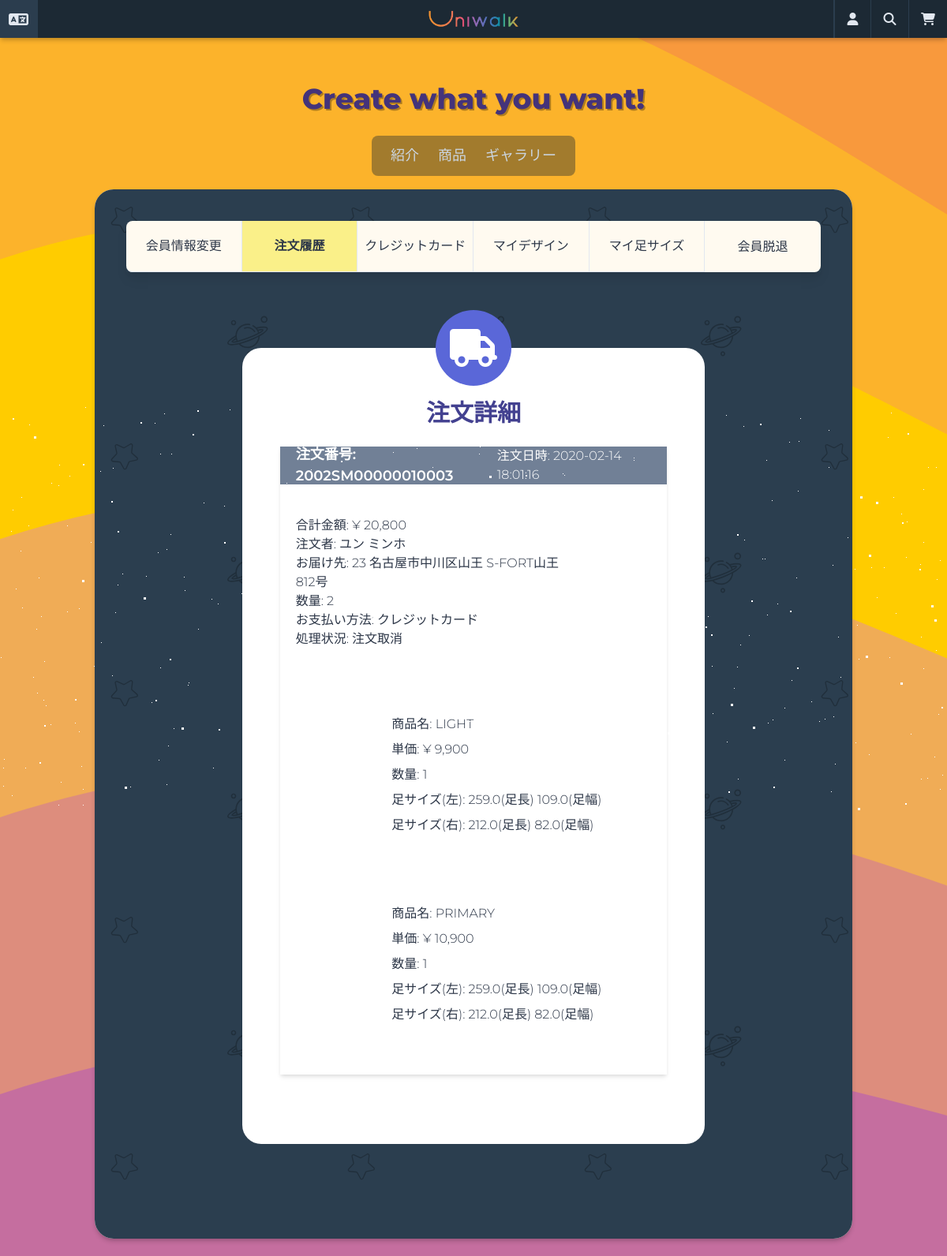
/users/mypage/orders/detail/3/ (signed in, upper part), run on an earlier commit of the app's database.
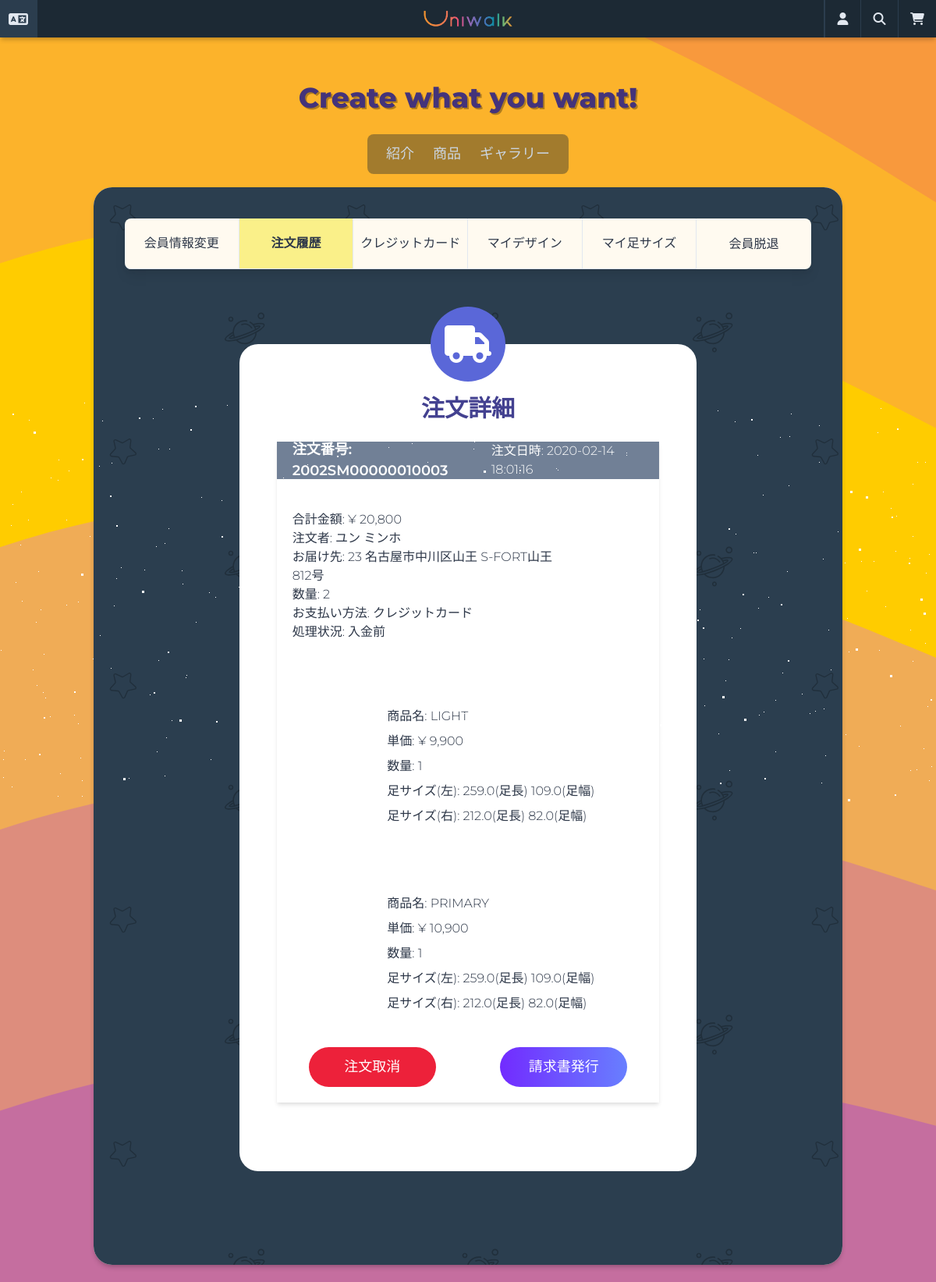
And on a later commit of the database.
### orders/models.py (models this page shows, shortened)
class Order(models.Model):
    PAYMENT_CARD = "P1"
    PAYMENT_TRANSFER = "P2"
    PAYMENT_CHOICES = ((PAYMENT_CARD, _("クレジットカード")), (PAYMENT_TRANSFER, _("振込")))
    user = models.ForeignKey(
        "users.User",
        related_name="order",
        verbose_name=_("ユーザー"),
        on_delete=models.SET_NULL,
        blank=True,
        null=True,
    )
    guest = models.ForeignKey(
        "users.Guest",
        related_name="order",
        verbose_name=_("ゲスト"),
        on_delete=models.SET_NULL,
        blank=True,
        null=True,
    )
    last_name_recipient = models.CharField(_("姓(ご請求書先)"), max_length=30)
    first_name_recipient = models.CharField(_("名(ご請求書先)"), max_length=30)
    last_name_recipient_kana = models.CharField(_("姓(ご請求書先,カナ)"), max_length=30)
    first_name_recipient_kana = models.CharField(_("名(ご請求書先,カナ)"), max_length=30)
    phone_number_recipient = PhoneNumberField(_("電話番号(ご請求書先)"), max_length=15)
    postal_code_recipient = models.CharField(_("郵便番号(ご請求書先)"), max_length=7)
    prefecture_recipient = JPPrefectureField(_("都道府県(ご請求書先)"), max_length=2)
    address_city_recipient = models.CharField(_("市区町村(ご請求書先)"), max_length=40)
    address_detail_recipient = models.CharField(_("建物名・部屋番号(ご請求書先)"), max_length=40)
    last_name_orderer = models.CharField(
        _("姓(お届け先)"), max_length=30
    )
    first_name_orderer = models.CharField(
        _("名(お届け先)"), max_length=30, null=True, blank=True
    )
    last_name_orderer_kana = models.CharField(
        _("姓(カナ, お届け先)"), max_length=30, null=True, blank=True
    )
    first_name_orderer_kana = models.CharField(
        _("名(カナ, お届け先)"), max_length=30, null=True, blank=True
    )
    phone_number_orderer = PhoneNumberField(
        _("電話番号(お届け先)"), max_length=15, null=True, blank=True
    )
    postal_code_orderer = models.CharField(
        _("郵便番号(お届け先)"), max_length=7, null=True, blank=True
    )
    prefecture_orderer = JPPrefectureField(
        _("都道府県(お届け先)"), max_length=2, null=True, blank=True
    )
    address_city_orderer = models.CharField(
        _("市区町村(お届け先)"), max_length=40, null=True, blank=True
    )
    address_detail_orderer = models.CharField(
        _("建物名・部屋番号(お届け先)"), max_length=40, null=True, blank=True
    )
    order_date = models.DateTimeField(_("注文日時"), auto_now_add=True)
    payment = models.CharField(_("支払方法"), max_length=2, choices=PAYMENT_CHOICES)
    stripe_charge_id = models.CharField(max_length=50, blank=True, null=True)
    step = models.ForeignKey(
        "Step",
        related_name="order",
        verbose_name=_("対応状況"),
        on_delete=models.SET_NULL,
        blank=True,
        null=True,
    )
    amount = models.DecimalField(_("支払総額"), decimal_places=0, max_digits=10)
    order_number = models.CharField(
        max_length=40, default=create_order_number, blank=True, null=True
    )
    order_code = models.CharField(_("注文番号"), max_length=40, blank=True, null=True)
    class Meta:
        ordering = ("-order_date",)
        verbose_name = _("注文")
        verbose_name_plural = _("注文")
    def count_items_all(self):
        count = 0
        for order_item in self.order_items.all():
            count += order_item.quantity
        return count

class Step(models.Model):
    step_code = models.CharField(_("対応コード"), max_length=3)
    step_name = models.CharField(_("対応名"), max_length=20)
    def __str__(self):
        return self.step_name
    class Meta:
        ordering = ("step_code",)
        verbose_name = _("対応")
        verbose_name_plural = _("対応")

class OrderItem(models.Model):
    order = models.ForeignKey(
        "Order",
        verbose_name=_("注文アイテム"),
        related_name="order_items",
        on_delete=models.CASCADE,
    )
    product = models.ForeignKey(
        "products.Product",
        verbose_name=_("商品"),
        related_name="order_items",
        on_delete=models.SET_NULL,
        null=True,
        blank=True,
    )
    quantity = models.IntegerField(_("数量"))
    price = models.DecimalField(_("単価"), decimal_places=0, max_digits=6)
    front = models.ImageField(_("正面"), upload_to="orders")
    side = models.ImageField(_("側面"), upload_to="orders")
    up = models.ImageField(_("上面"), upload_to="orders")
    down = models.ImageField(_("下面"), upload_to="orders")
    outsole_color_left = models.CharField("アウトソール色(左)", max_length=7)
    outsole_material_left = models.CharField("アウトソール素材(左)", max_length=20)
    midsole_color_left = models.CharField("ミッドソール色(左)", max_length=7)
    midsole_material_left = models.CharField("ミッドソール素材(左)", max_length=20)
    uppersole_color_left = models.CharField("アッパーソール色(左)", max_length=7)
    uppersole_material_left = models.CharField("アッパーソール素材(左)", max_length=20)
    shoelace_color_left = models.CharField("シューレース色(左)", max_length=7)
    shoelace_material_left = models.CharField("シューレース素材(左)", max_length=20)
    tongue_color_left = models.CharField("タン色(左)", max_length=7)
    tongue_material_left = models.CharField("タン素材(左)", max_length=20)
    outsole_color_right = models.CharField("アウトソール色(右)", max_length=7)
    outsole_material_right = models.CharField("アウトソール素材(右)", max_length=20)
    midsole_color_right = models.CharField("ミッドソール色(右)", max_length=7)
    midsole_material_right = models.CharField("ミッドソール素材(右)", max_length=20)
    uppersole_color_right = models.CharField("アッパーソール色(右)", max_length=7)
    uppersole_material_right = models.CharField("アッパーソール素材(右)", max_length=20)
    shoelace_color_right = models.CharField("シューレース色(右)", max_length=7)
    shoelace_material_right = models.CharField("シューレース素材(右)", max_length=20)
    tongue_color_right = models.CharField("タン色(右)", max_length=7)
    tongue_material_right = models.CharField("タン素材(右)", max_length=20)
    customize_code = models.CharField(_("カスタマイズデザインコード"), max_length=11)
    length_left = models.DecimalField(_("足長(左)"), max_digits=4, decimal_places=1)
    length_right = models.DecimalField(_("足長(右)"), max_digits=4, decimal_places=1)
    width_left = models.DecimalField(_("足幅(左)"), max_digits=4, decimal_places=1)
    width_right = models.DecimalField(_("足幅(右)"), max_digits=4, decimal_places=1)

### users/views.py (the view, shortened to what this page needs)
class OrdersDetailView(mixins.LoggedInOnlyView, DetailView):
    model = order_models.Order
    template_name = "orders/order-detail.html"
    context_object_name = "order"
    pk_url_kwarg = "order_pk"
    def get(self, request, *args, **kwargs):
        try:
            return super(OrdersDetailView, self).get(request, *args, **kwargs)
        except ObjectDoesNotExist:
            return redirect("users:orders")
    def get_object(self):
        return order_models.Order.objects.filter(user_id=self.request.user.pk).get(
            pk=self.kwargs.get("order_pk")
        )

### carts/context_processors.py (called while the page is built)
def counter(request):
    item_count = 0
    if "admin" in request.META["PATH_INFO"]:
        return {}
    else:
        try:
            cart = Cart.objects.get(session_key=_session_key(request))
            cart_items = CartItem.objects.all().filter(cart=cart, active=True)
            for cart_item in cart_items:
                item_count += cart_item.quantity
        except Cart.DoesNotExist:
            item_count = 0
    return dict(item_count=item_count)

### carts/views.py (called while the page is built)
def _session_key(request):
    cart = request.session.session_key
    if not cart:
        cart = request.session.create()
    return cart

### products/models.py (called while the page is built)
    def __str__(self):
        return self.name

### users/models.py (called while the page is built)
    def get_absolute_url(self):
        return reverse("users:update-profile")

### templates/orders/order-detail.html (shortened to what this page needs)
{% extends "base.html" %}
{% load i18n static %}
{% block content %}
<div class="mx-auto px-10 py-10 rounded-xl"
    style="background-image: url({% static 'images/pattern.svg' %}); background-repeat: repeat;">
    <div class="container mx-auto">
        <div class="w-full shadow-lg">
            {% include 'partials/mypage-menu.html' %}
        </div>
        <div class="w-full flex flex-col mb-10">
            <div
                class="container min-h-75vh bg-white w-2/3 rounded-xl h-full mx-auto my-10 flex flex-col items-center p-12 mt-24 relative">
                <div class="flex items-center justify-center bg-indigo-600 w-24 h-24 rounded-full absolute"
                    style="top: -3rem;">
                    <i class="fas fa-truck fa-3x text-white wow fadeIn"></i>
                </div>
                <h2 class="text-indigo-800 mt-3 mb-5 text-3xl font-semibold">{% trans '注文詳細' %}</h2>
                {% include 'mixins/orders/order-detail-card.html' with user=user %}
            </div>
        </div>
    </div>
</div>
{% endblock content %}

### templates/mixins/orders/order-detail-card.html (shortened to what this page needs)
{% load static i18n humanize %}
<div class="w-full mb-10 overflow-hidden shadow-md wow fadeIn">
    <form method="POST" class="w-full h-full">
        <div class="w-full flex items-center justify-between bg-gray-600 h-12 text-white px-5">
            <h3 class="font-semibold text-lg">{% trans '注文番号' %}: {{ order.order_code }}</h3>
            <span class="">{% trans '注文日時' %}: {{ order.order_date|date:'Y-m-d H:i:s' }}</span>
        </div>
        <div class="flex flex-no-wrap py-10 px-5">
            <div class="w-3/4 flex flex-col justify-around">
                <div>{% trans '合計金額' %}: &yen; {{ order.amount | intcomma }}</div>
                <div>{% trans '注文者' %}: {{ order.last_name_orderer }} {{ order.first_name_orderer }}</div>
                <div>{% trans 'お届け先' %}: {{ order.get_prefecture_recipient_display }} {{ order.address_city_recipient }}
                    {{ order.address_detail_recipient }}</div>
                <div>{% trans '数量' %}: {{ order.count_items_all }}</div>
                <div>{% trans 'お支払い方法' %}: {{ order.get_payment_display }}</div>
                <div>{% trans '処理状況' %}: {{ order.step }}</div>
            </div>
        </div>
        {% for order_item in order.order_items.all %}
        <div class="flex flex-no-wrap py-10 px-5">
            <div style="background-image: url('{{ order_item.front.url }}');"
                class="w-1/4 h-40 bg-cover bg-center mr-3">
            </div>
            <div class="w-3/4 flex flex-col justify-around">
                <div>{% trans '商品名' %}: {{ order_item.product }}</div>
                <div>{% trans '単価' %}: &yen; {{ order_item.price | intcomma }}</div>
                <div>{% trans '数量' %}: {{ order_item.quantity }}</div>
                <div>{% trans '足サイズ(左)' %}: {{ order_item.length_left }}(足長) {{ order_item.width_left }}(足幅)</div>
                <div>{% trans '足サイズ(右)' %}: {{ order_item.length_right }}(足長) {{ order_item.width_right }}(足幅)</div>
            </div>
        </div>
        {% endfor %}
        <div class="w-full flex justify-around mb-5">
            {% if order.step.step_code == "T01" or order.step.step_code == "T02" %}
            <button class="btn-danger text-white w-1/3 p-3">{% trans '注文取消' %}</button>
            {% endif %}
            {% if order.step.step_code == "T01" %}
            <a href="{% url 'orders:bill' order.order_code %}" target="_blank"
                class="btn text-white w-1/3 p-3">{% trans '請求書発行' %}</a>
            {% endif %}
        </div>
    </form>
</div>

What changed in the data, as far as the page shows it:
changed Order "2002SM00000010003": step "注文取消" → "入金前"; step_id 6 → 1 (drawn)
Also different on the page:
text now shown: "注文取消 請求書発行"
